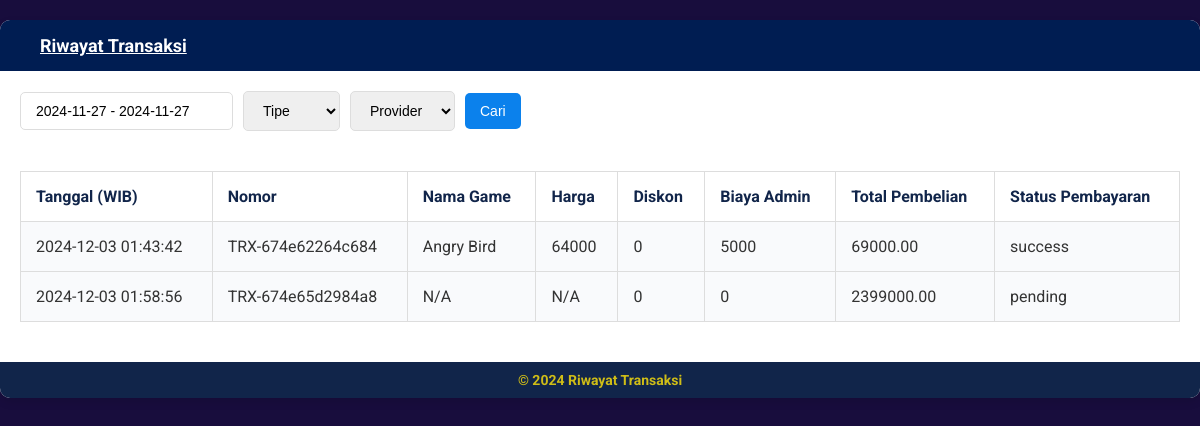
The page /riwayattransaksi.php (signed in) on the database its author committed.
### tables this page shows
CREATE TABLE `riwayat_transaksi` (
  `id` int(11) NOT NULL,
  `nomor_transaksi` varchar(50) NOT NULL,
  `pembelian` text NOT NULL,
  `total_pembelian` decimal(10,2) NOT NULL,
  `tanggal` timestamp NOT NULL DEFAULT current_timestamp(),
  `status_pembayaran` enum('pending','success','canceled') DEFAULT 'pending'
);

### riwayattransaksi.php (the view, shortened to what this page needs)
<?php
$servername = "localhost";
$username = "root";
$password = "";
$dbname = "untuk_user";
$conn = new mysqli($servername, $username, $password, $dbname);
$result = $conn->query("SELECT tanggal, nomor_transaksi, total_pembelian, pembelian, status_pembayaran FROM riwayat_transaksi");
$purchases = [];
while ($row = $result->fetch_assoc()) {
    $gameDetails = json_decode($row['pembelian'], true);
    $purchases[] = [
        'nomor_transaksi' => $row['nomor_transaksi'],
        'nama_game' => $gameDetails['nama_game'] ?? 'N/A',
        'harga' => $gameDetails['harga_game'] ?? 'N/A',
        'diskon' => $gameDetails['diskon'] ?? 'N/A',
        'biaya_admin_game' => $gameDetails['biaya_admin_game'] ?? 'N/A',
        'total_pembelian' => $row['total_pembelian'],
        'tanggal' => $row['tanggal'],
        'status_pembayaran' => $row['status_pembayaran']
    ];
}
?>
<!DOCTYPE html>
<html lang="en">
<head>
</head>
<body>
    <div class="container">
        <div class="header">
            <a href="index.php">Riwayat Transaksi</a>
        </div>
        <div class="filter-section ">
            <input type="text" placeholder="Rent ang Tanggal" value="2024-11-27 - 2024-11-27">
            <select>
                <option value="semua">Tipe</option>
            </select>
            <select>
                <option value="semua">Provider</option>
            </select>
            <button>Cari</button>
        </div>
        <div class="table-container">
            <table>
                <thead>
                    <tr>
                        <th>Tanggal (WIB)</th>
                        <th>Nomor</th>
                        <th>Nama Game</th>
                        <th>Harga</th>
                        <th>Diskon</th>
                        <th>Biaya Admin</th>
                        <th>Total Pembelian</th>
                        <th>Status Pembayaran</th>
                    </tr>
                </thead>
                <tbody>
                    <?php foreach ($purchases as $purchase): ?>
                        <tr>
                            <td><?php echo htmlspecialchars($purchase['tanggal']); ?></td>
                            <td><?php echo htmlspecialchars($purchase['nomor_transaksi']); ?></td>
                            <td><?php echo htmlspecialchars($purchase['nama_game']); ?></td>
                            <td><?php echo htmlspecialchars($purchase['harga']); ?></td>
                            <td><?php echo htmlspecialchars($purchase['diskon']); ?></td>
                            <td><?php echo htmlspecialchars($purchase['biaya_admin_game']); ?></td>
                            <td><?php echo htmlspecialchars($purchase['total_pembelian']); ?></td>
                            <td><?php echo htmlspecialchars($purchase['status_pembayaran']); ?></td>
                        </tr>
                    <?php endforeach; ?>
                </tbody>
            </table>
        </div>
        <div class="footer">
            <span>&copy; 2024 Riwayat Transaksi</span>
        </div>
    </div>
</body>
</html>

### riwayattransaksi.php (style rules this page uses)
body { font-family: 'Roboto', sans-serif; margin: 0; background-color: #180d3d; color: #333; }
.container { max-width: 1200px; margin: 20px auto; background-color: #ffffff; border-radius: 10px; box-shadow: 0 4px 10px rgba(0, 0, 0, 0.1); overflow: hidden; }
.header { background-color: #001d52; color: white; padding: 15px 20px; font-size: 18px; font-weight: bold; }
.header a { font-size: 1.6rem; font-weight: 500; transition: 0.2s; color: white; padding: 15px 20px; font-size: 18px; font-weight: bold; }
.filter-section { padding: 20px; display: flex; flex-wrap: wrap; gap: 10px; align-items: center; }
.filter-section input, .filter-section select, .filter-section button { padding: 10px 15px; border: 1px solid #ddd; border-radius: 5px; font-size: 14px; }
.filter-section button { background-color: #0b81ec; color: white; border: none; cursor: pointer; transition: background-color 0.3s; }
.table-container { padding: 20px; }
table { width: 100%; border-collapse: collapse; margin-bottom: 20px; }
table th, table td { padding: 15px; text-align: left; border: 1px solid #ddd; }
table th { background-color: #f3f 4f6; font-weight: bold; color: #11254a; }
table td { background-color: #f9fafc; }
.footer { background-color: #11254a; color: white; text-align: center; padding: 10px; font-size: 14px; }
.footer span { color: #cfbd17; font-weight: bold; }

### rows shown on the page
riwayat_transaksi: tanggal "2024-12-03 01:43:42", nomor_transaksi "TRX-674e62264c684", nama_game "Angry Bird", harga "64000", diskon "0", biaya_admin_game "5000", total_pembelian "69000.00", status_pembayaran "success"
riwayat_transaksi: tanggal "2024-12-03 01:58:56", nomor_transaksi "TRX-674e65d2984a8", nama_game "N/A", harga "N/A", diskon "0", biaya_admin_game "0", total_pembelian "2399000.00", status_pembayaran "pending"
